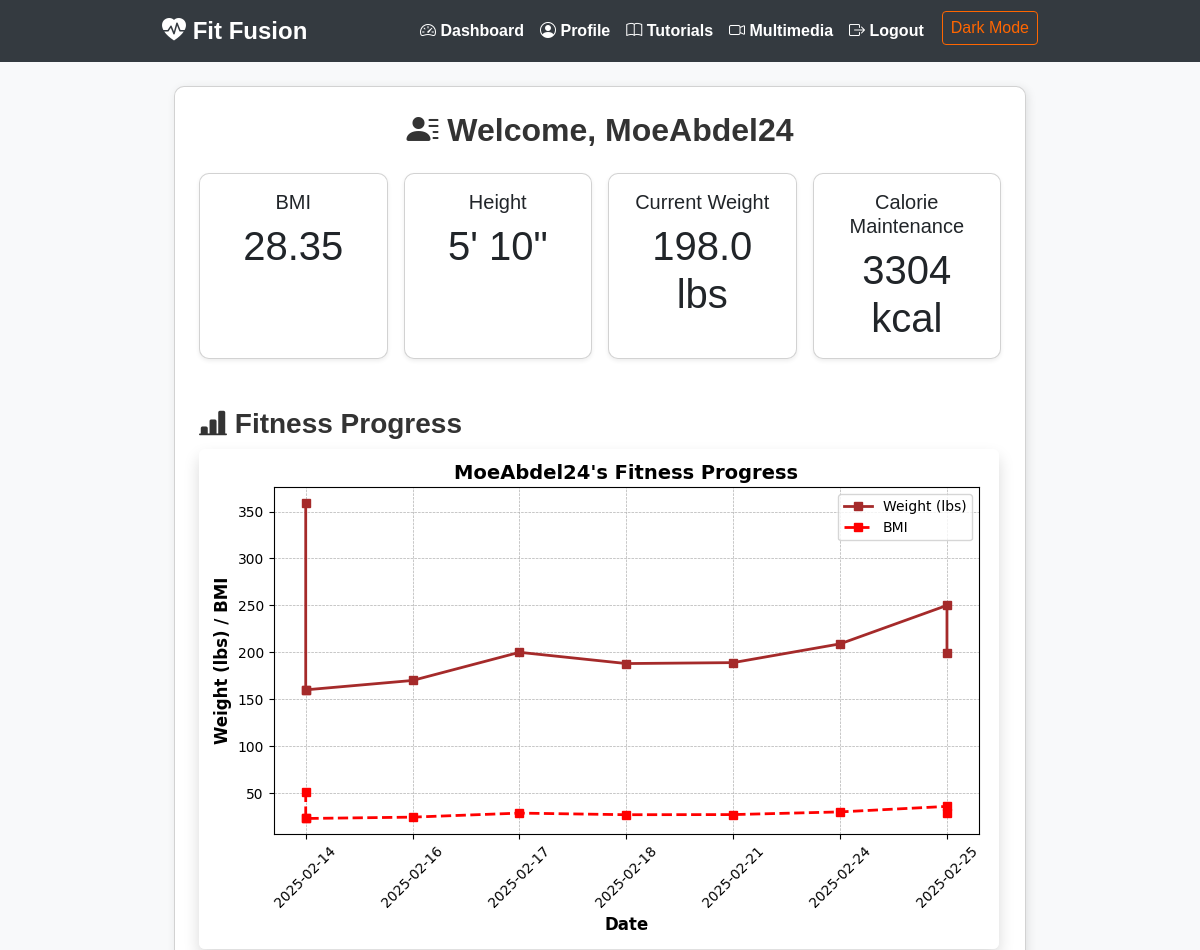
Page /dashboard (signed in, upper part) on the earlier database version.
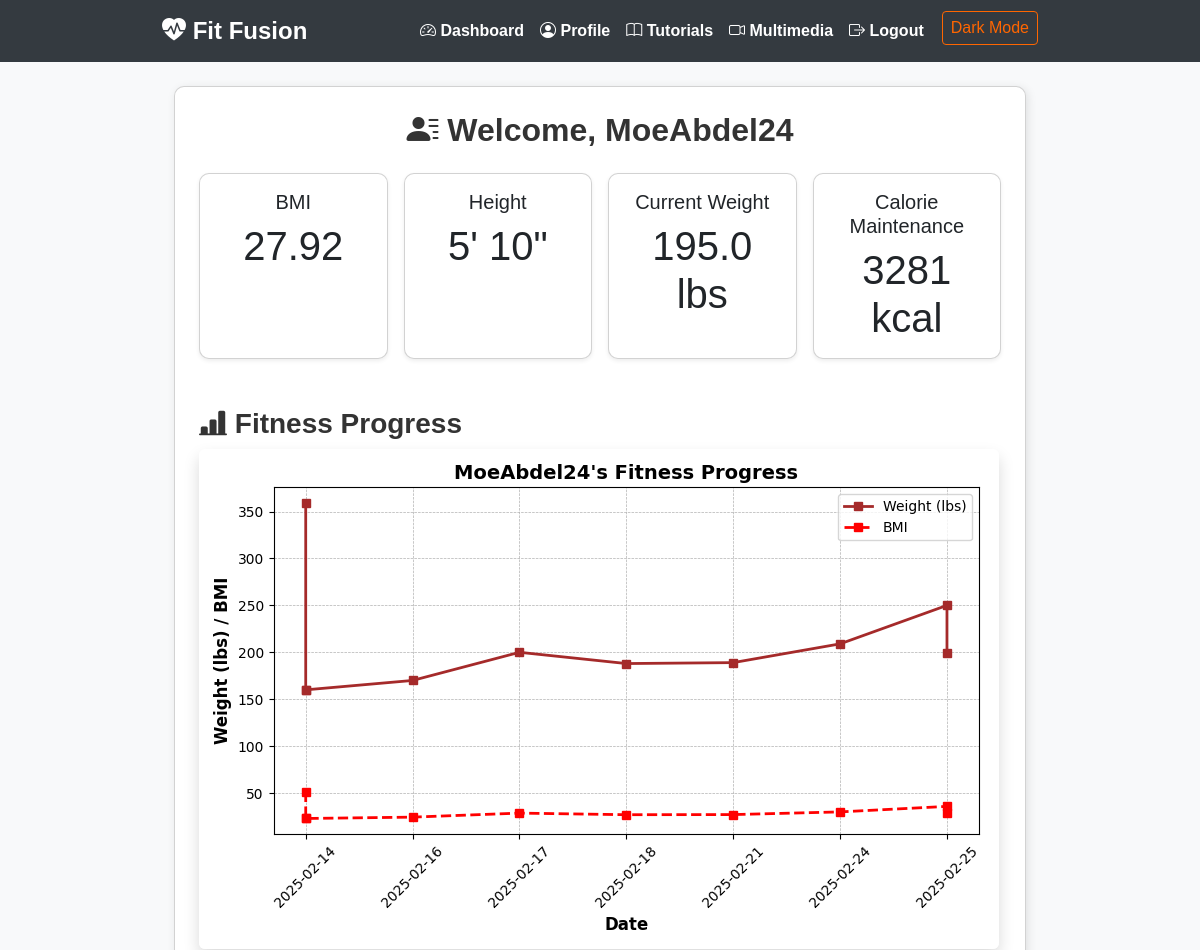
Same page on the later database version.
### app.py (models this page shows)
class User(db.Model):
    id = db.Column(db.Integer, primary_key=True)
    username = db.Column(db.String(80), unique=True, nullable=False)
    email = db.Column(db.String(120), unique=True, nullable=False)
    password = db.Column(db.String(256), nullable=False)
    age = db.Column(db.Integer, nullable=False)
    gender = db.Column(db.String(10), nullable=False)
    height = db.Column(db.Float, nullable=False)  # Stored in meters
    weight = db.Column(db.Float, nullable=False)  # Stored in kg
    activity_level = db.Column(db.String(20), nullable=False)
    workout_preference = db.Column(db.String(20), nullable=True)
    goal = db.Column(db.String(50), nullable=True)

### app.py (the view)
@app.route('/dashboard')
def dashboard():
    if 'user_id' not in session:
        flash('Please log in first.', 'warning')
        return redirect(url_for('login'))
    user = User.query.get(session['user_id'])
    bmi = calculate_bmi(user.weight, user.height)
    tdee = calculate_tdee(user)
    calorie_plans = {
        'maintenance': tdee,
        'light_deficit': tdee - 250,
        'medium_deficit': tdee - 500,
        'extreme_deficit': tdee - 750
    }
    page = request.args.get('page', 1, type=int)
    pagination = WorkoutLog.query.filter_by(user_id=user.id).order_by(WorkoutLog.date.asc()).paginate(page=page, per_page=10)
    workouts = pagination.items
    dates = [workout.date.strftime('%Y-%m-%d') for workout in workouts if workout.weight]
    weights = [workout.weight for workout in workouts if workout.weight]
    bmi_values = [calculate_bmi(weight, user.height) for weight in weights]
    if dates:
        plt.figure(figsize=(8, 5))
        plt.plot(dates, [w * 2.20462 for w in weights],
                 marker='s', linestyle='-', color='brown', markersize=6, linewidth=2, label='Weight (lbs)')
        plt.plot(dates, bmi_values,
                 marker='s', linestyle='--', color='red', markersize=6, linewidth=2, label='BMI')
        plt.xlabel('Date', fontsize=12, fontweight='bold')
        plt.ylabel('Weight (lbs) / BMI', fontsize=12, fontweight='bold')
        plt.title(f"{user.username}'s Fitness Progress", fontsize=14, fontweight='bold')
        plt.legend()
        plt.xticks(rotation=45)
        plt.grid(True, linestyle='--', linewidth=0.5)
        plt.tight_layout()
        img = io.BytesIO()
        plt.savefig(img, format='png')
        img.seek(0)
        plot_url = base64.b64encode(img.getvalue()).decode()
    else:
        plot_url = None
    if user.workout_preference:
        pref = user.workout_preference.lower()
        if 'cardio' in pref:
            recommended_workout = "Try a 30-minute run or cycling session."
        elif 'weight' in pref:
            recommended_workout = "Consider a full-body strength training routine."
        elif 'strength' in pref:
            recommended_workout = "Focus on compound lifts like squats, deadlifts, and bench press."
        else:
            recommended_workout = "Keep up the great work with your fitness routine!"
    else:
        recommended_workout = "Keep up the great work with your fitness routine!"
    return render_template(
        'dashboard.html',
        user=user,
        bmi=bmi,
        calorie_plans=calorie_plans,
        plot_url=plot_url,
        workouts=workouts,
        recommended_workout=recommended_workout,
        pagination=pagination
    )

### app.py (called while the page is built)
def calculate_bmi(weight, height):
    return round(weight / (height ** 2), 2)

def calculate_tdee(user):
    height_cm = user.height * 100.0
    if user.gender.lower() == 'male':
        bmr = (10 * user.weight) + (6.25 * height_cm) - (5 * user.age) + 5
    else:
        bmr = (10 * user.weight) + (6.25 * height_cm) - (5 * user.age) - 161
    activity_factors = {
        'sedentary': 1.2,
        'light': 1.375,
        'moderate': 1.55,
        'active': 1.725,
        'very_active': 1.9
    }
    tdee = bmr * activity_factors.get(user.activity_level, 1.2)
    return round(tdee)

def height_to_feet_inches(meters):
    total_inches = round(meters / 0.0254)
    feet = total_inches // 12
    inches = total_inches % 12
    return f"{feet}' {inches}\""

### templates/dashboard.html (shortened to what this page needs)
{% extends "base.html" %}
{% block content %}
<div class="container mt-4">
  <div class="card p-4">
    <h2 class="mb-4 text-center">
      <i class="bi bi-person-lines-fill"></i> Welcome, {{ user.username }}
    </h2>
    <div class="row row-cols-2 row-cols-md-4 g-3 text-center mb-4">
      <div class="col">
        <div class="card shadow-sm h-100">
          <div class="card-body">
            <h5 class="card-title">BMI</h5>
            <p class="card-text display-6">{{ bmi }}</p>
          </div>
        </div>
      </div>
      <div class="col">
        <div class="card shadow-sm h-100">
          <div class="card-body">
            <h5 class="card-title">Height</h5>
            <p class="card-text display-6">{{ user.height | height_to_feet_inches }}</p>
          </div>
        </div>
      </div>
      <div class="col">
        <div class="card shadow-sm h-100">
          <div class="card-body">
            <h5 class="card-title">Current Weight</h5>
            <p class="card-text display-6">
              {{ (user.weight * 2.20462) | round(1) }} lbs
            </p>
          </div>
        </div>
      </div>
      <div class="col">
        <div class="card shadow-sm h-100">
          <div class="card-body">
            <h5 class="card-title">Calorie Maintenance</h5>
            <p class="card-text display-6">
              {{ calorie_plans['maintenance'] }} kcal
            </p>
          </div>
        </div>
      </div>
    </div>
    <h3 class="mt-4">
      <i class="bi bi-bar-chart-line-fill"></i> Fitness Progress
    </h3>
    <div class="chart-container mb-4">
      {% if plot_url %}
        <img class="img-fluid rounded shadow" alt="Fitness Progress Graph">
      {% else %}
        <p class="text-muted">No fitness data available yet. Log your weight to track progress!</p>
      {% endif %}
    </div>
  </div>
</div>
{% endblock %}

Differences in the rows shown:
changed User "MoeAbdel24": (user.weight*2.20462)|round(1) "198.0" → "195.0"
Other differences:
{{ bmi }}: "28.35" → "27.92"
{{ calorie_plans['maintenance'] }}: "3304" → "3281"
